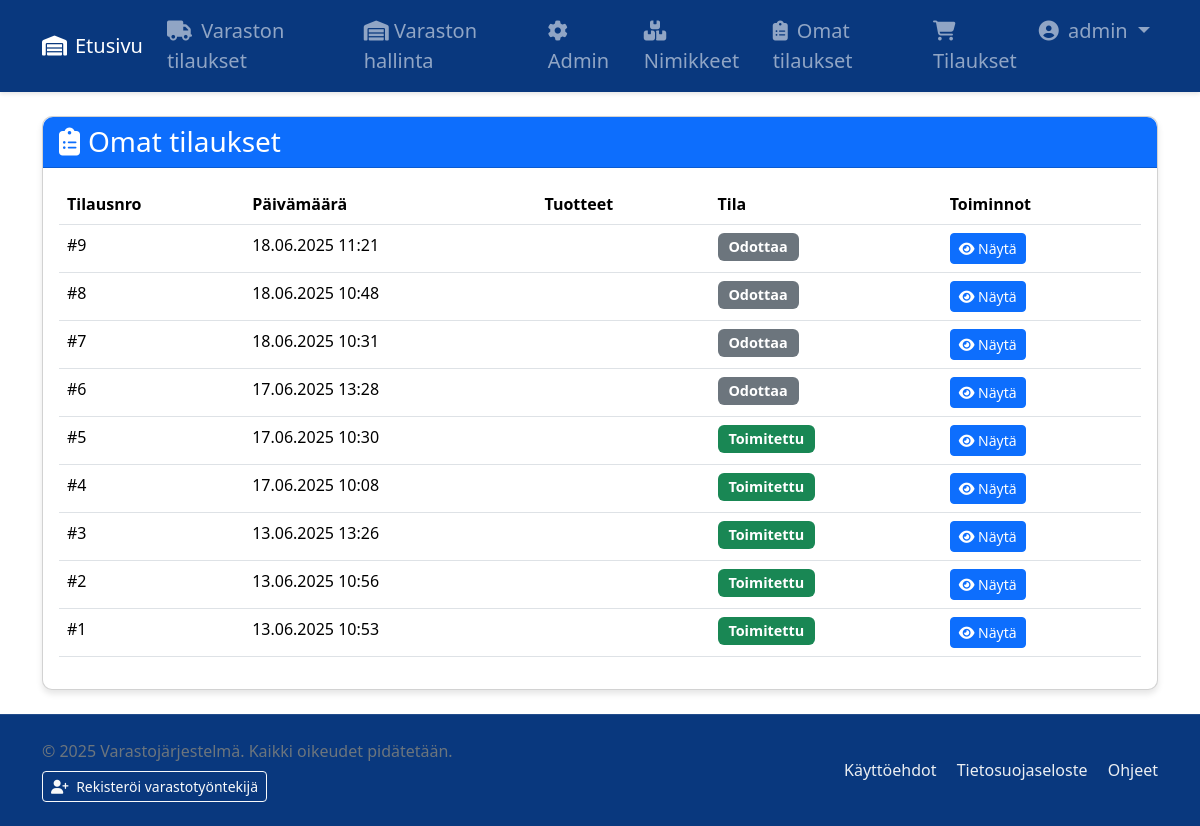
Screenshot of /orders/ (signed in) with the database file from the repository.
### stock/models.py (models this page shows, shortened)
class Order(models.Model):
    STATUS_CHOICES = [
        ('pending', 'Odottaa'),
        ('processing', 'Käsitelyssä'),
        ('delivered', 'Toimitettu'),
    ]
    user = models.ForeignKey(User, on_delete=models.CASCADE)
    cart = models.OneToOneField(Cart, on_delete=models.CASCADE)
    status = models.CharField(max_length=20, choices=STATUS_CHOICES, default='pending')
    created_at = models.DateTimeField(auto_now_add=True)
    updated_at = models.DateTimeField(auto_now=True)
    comment = models.TextField(blank=True)

### stock/views.py (the view)
# urls.py: path('orders/', views.order_list, name='order_list'),
@login_required
def order_list(request):
    cart_items_count = CartItem.objects.filter(
        cart__user=request.user,
        cart__is_ordered=False
    ).count()
    orders = Order.objects.filter(user=request.user).order_by('-created_at')
    return render(request, 'order_list.html', {
        'orders': orders,
        'cart_items_count': cart_items_count
    })

### stock/context_processors.py (called while the page is built)
def user_groups(request):
    return {
        'is_warehouse_staff': request.user.groups.filter(name__iexact='Warehouse Staff').exists()
    }

### stock/views.py (called while the page is built)
def cart_context(request):
    if request.user.is_authenticated:
        cart_items_count = CartItem.objects.filter(
            cart__user=request.user,
            cart__is_ordered=False
        ).count()
        return {'cart_items_count': cart_items_count}
    return {}

### stock/templates/order_list.html (shortened to what this page needs)
{% extends "base.html" %}
{% block content %}
<div class="card">
    <div class="card-header bg-primary text-white">
        <h3 class="mb-0"><i class="fas fa-clipboard-list me-2"></i>Omat tilaukset</h3>
    </div>
    <div class="card-body">
        {% if orders %}
        <div class="table-responsive">
            <table class="table table-hover">
                <thead>
                    <tr>
                        <th>Tilausnro</th>
                        <th>Päivämäärä</th>
                        <th>Tuotteet</th>
                        <th>Tila</th>
                        <th>Toiminnot</th>
                    </tr>
                </thead>
                <tbody>
                    {% for order in orders %}
                    <tr>
                        <td>#{{ order.id }}</td>
                        <td>{{ order.created_at|date:"d.m.Y H:i" }}</td>
                        <td>
                        </td>
                        <td>
                            <span class="badge
                                {% if order.status == 'pending' %}bg-secondary
                                {% elif order.status == 'processing' %}bg-info
                                {% elif order.status == 'completed' %}bg-warning
                                {% elif order.status == 'delivered' %}bg-success{% endif %}">
                                {{ order.get_status_display }}
                            </span>
                        </td>
                        <td>
                            <a href="{% url 'order_detail' order.id %}" class="btn btn-sm btn-primary">
                                <i class="fas fa-eye"></i> Näytä
                            </a>
                        </td>
                    </tr>
                    {% endfor %}
                </tbody>
            </table>
        </div>
        {% else %}
        <div class="alert alert-info">
            <i class="fas fa-info-circle me-2"></i>Ei tilauksia
        </div>
        {% endif %}
    </div>
</div>
{% endblock %}

### stock/templates/base.html (shortened to what this page needs)
{% load static %}
<!DOCTYPE html>
<html lang="fi">
<head>
    <link rel="stylesheet" href="{% static 'stock/bootstrap.css' %}">
    <link rel="stylesheet" href="https://cdnjs.cloudflare.com/ajax/libs/font-awesome/6.4.0/css/all.min.css">
    <link rel="stylesheet" href="{% static 'stock/styles.css' %}">
</head>
<body>
    <nav class="navbar navbar-expand-lg navbar-dark navbar-custom">
        <div class="container">
            <a class="navbar-brand" href="{% url 'home' %}">
                <i class="fas fa-warehouse me-2"></i>Etusivu
            </a>
            <div class="collapse navbar-collapse" id="navbarNav">
                <ul class="navbar-nav me-auto">
                    {% if user.is_staff and user.is_superuser %}
                    <li class="nav-item">
                        <a class="nav-link" href="{% url 'warehouse_orders' %}">
                            <i class="fas fa-truck me-1"></i> <div class='menutext'>Varaston tilaukset</div>
                        </a>
                    </li>
                    <li class="nav-item">
                        <a class="nav-link" href="{% url 'manage_stock' %}">
                            <i class="fas fa-thin fa-warehouse"></i> <div class='menutext'>Varaston hallinta</div>
                        </a>
                    </li>
                    <li class="nav-item">
                        <a class="nav-link" href="{% url 'admin:index' %}">
                            <i class="fas fa-cog me-1"></i> <div class='menutext'>Admin</div>
                        </a>
                    </li>
                    {% endif %}
                    <li class="nav-item">
                        <a class="nav-link" href="{% url 'stock_list' %}">
                            <i class="fas fa-boxes me-1"></i> <div class='menutext'>Nimikkeet</div>
                        </a>
                    </li>
                    {% if user.is_authenticated %}
                    <li class="nav-item">
                        <a class="nav-link" href="{% url 'order_list' %}">
                            <i class="fas fa-clipboard-list me-1"></i> <div class='menutext'>Omat tilaukset</div>
                        </a>
                    </li>
                    {% endif %}
                </ul>
                <ul class="navbar-nav">
                    {% if user.is_authenticated %}
                    <li class="nav-item">
                        <a class="nav-link position-relative" href="{% url 'cart_view' %}">
                            <i class="fas fa-shopping-cart me-1"></i> <div class='menutext'>Tilaukset</div>
                        </a>
                    </li>
                    <li class="nav-item dropdown">
                        <a class="nav-link dropdown-toggle" href="#" id="userDropdown" role="button" data-bs-toggle="dropdown">
                            <i class="fas fa-user-circle me-1"></i> {{ user.username }}
                        </a>
                    </li>
                    {% else %}
                    <li class="nav-item">
                        <a class="nav-link" href="{% url 'login' %}?next={{ request.path }}">
                            <i class="fas fa-sign-in-alt me-1"></i> Kirjaudu sisään
                        </a>
                    </li>
                    {% endif %}
                </ul>
            </div>
        </div>
    </nav>
    <main class="container my-4">
        {% block content %}{% endblock %}
    </main>
    <footer class="py-4">
        <div class="container">
            <div class="row align-items-center">
                <div class="col-md-6 text-center text-md-start mb-3 mb-md-0">
                    <p class="mb-0 text-secondary">&copy; 2025 Varastojärjestelmä. Kaikki oikeudet pidätetään.</p>
                    {% if user.is_staff and user.is_superuser %}
                    <div class="mt-2">
                        <a href="{% url 'register_warehouse_staff' %}" class="btn btn-sm btn-outline-light">
                            <i class="fas fa-user-plus me-1"></i> Rekisteröi varastotyöntekijä
                        </a>
                    </div>
                    {% endif %}
                </div>
                <div class="col-md-6 text-center text-md-end footer-links">
                    <a href="#" class="me-3">Käyttöehdot</a>
                    <a href="#" class="me-3">Tietosuojaseloste</a>
                    <a href="#">Ohjeet</a>
                </div>
            </div>
        </div>
    </footer>
</body>
</html>

### stock/static/stock/styles.css (style rules this page uses)
body { display: flex; flex-direction: column; min-height: 100vh; }
main { flex: 1; }
.card { border-radius: 10px; box-shadow: 0 4px 6px rgba(0, 0, 0, 0.1); }
.card-header { border-radius: 10px 10px 0 0 !important; }
.badge { font-size: 0.9em; padding: 0.5em 0.75em; }
footer a { text-decoration: none; transition: color 0.3s; }
.card { transition: transform 0.1s, box-shadow 0.3s; }
@media (min-width: 850px) { .menutext { display: none; } }
@media (min-width: 1000px) { .menutext { display: inline; } }

### stock/templates/base.html (style rules this page uses)
.navbar-custom { background-color:rgb(9, 56, 126) !important; box-shadow: 0 2px 4px rgba(0,0,0,0.1); font-size:20px; }
footer { background-color:rgb(9, 56, 126) !important; border-top: 1px solid rgba(255,255,255,0.1); }
.footer-links a { color:rgb(236, 239, 242); text-decoration: none; transition: color 0.3s; }

### rows the page displays
Order: id "9", created_at "18.06.2025 11:21", status "Odottaa"
Order: id "8", created_at "18.06.2025 10:48", status "Odottaa"
Order: id "7", created_at "18.06.2025 10:31", status "Odottaa"
Order: id "6", created_at "17.06.2025 13:28", status "Odottaa"
Order: id "5", created_at "17.06.2025 10:30", status "Toimitettu"
Order: id "4", created_at "17.06.2025 10:08", status "Toimitettu"
Order: id "3", created_at "13.06.2025 13:26", status "Toimitettu"
Order: id "2", created_at "13.06.2025 10:56", status "Toimitettu"
Order: id "1", created_at "13.06.2025 10:53", status "Toimitettu"

### other values shown
{{ user.username }} "admin"
